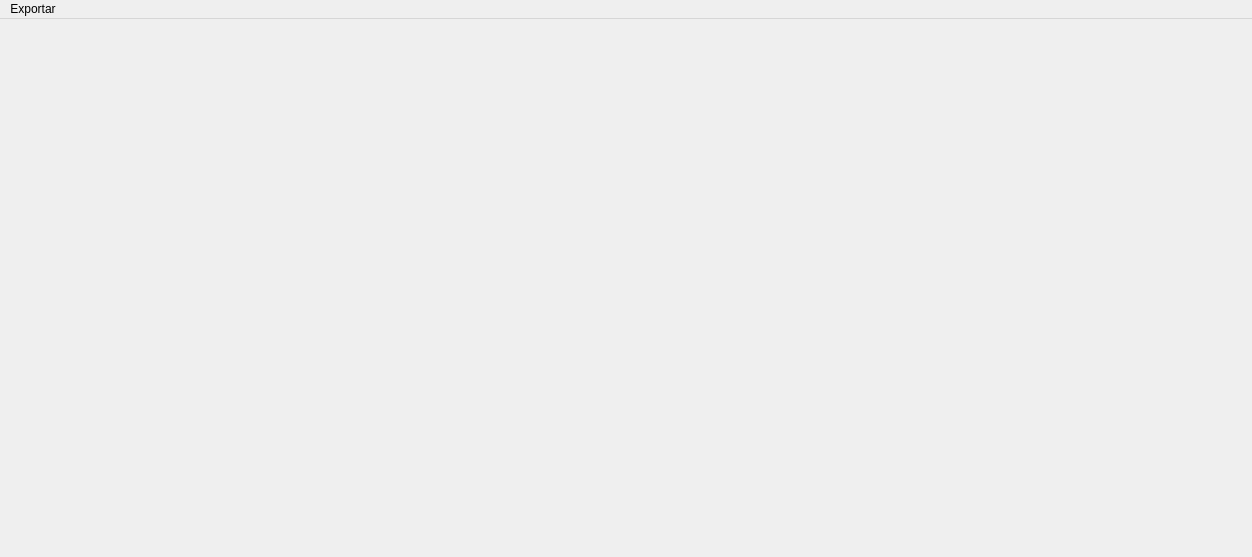
<?xml version="1.0" encoding="UTF-8"?>
<ui version="4.0">
 <class>GraficoAmpliado</class>
 <widget class="QMainWindow" name="GraficoAmpliado">
  <property name="geometry">
   <rect>
    <x>0</x>
    <y>0</y>
    <width>1252</width>
    <height>557</height>
   </rect>
  </property>
  <property name="windowTitle">
   <string>MainWindow</string>
  </property>
  <widget class="QWidget" name="centralwidget">
   <widget class="QWidget" name="gridLayoutWidget">
    <property name="geometry">
     <rect>
      <x>10</x>
      <y>10</y>
      <width>1231</width>
      <height>511</height>
     </rect>
    </property>
    <layout class="QGridLayout" name="gridLayout"/>
   </widget>
  </widget>
  <widget class="QMenuBar" name="menubar">
   <property name="geometry">
    <rect>
     <x>0</x>
     <y>0</y>
     <width>1252</width>
     <height>25</height>
    </rect>
   </property>
   <widget class="QMenu" name="menuExportar">
    <property name="title">
     <string>Exportar</string>
    </property>
    <addaction name="actionImagen_PNG"/>
    <addaction name="actionImagen_JPG"/>
    <addaction name="actionArchivo_PDF"/>
    <addaction name="actionCerrar"/>
   </widget>
   <addaction name="menuExportar"/>
  </widget>
  <action name="actionImagen_PNG">
   <property name="text">
    <string>Imagen PNG</string>
   </property>
  </action>
  <action name="actionImagen_JPG">
   <property name="text">
    <string>Imagen JPG</string>
   </property>
  </action>
  <action name="actionArchivo_PDF">
   <property name="text">
    <string>Archivo PDF</string>
   </property>
  </action>
  <action name="actionCerrar">
   <property name="text">
    <string>Cerrar</string>
   </property>
  </action>
 </widget>
 <resources/>
 <connections/>
</ui>
